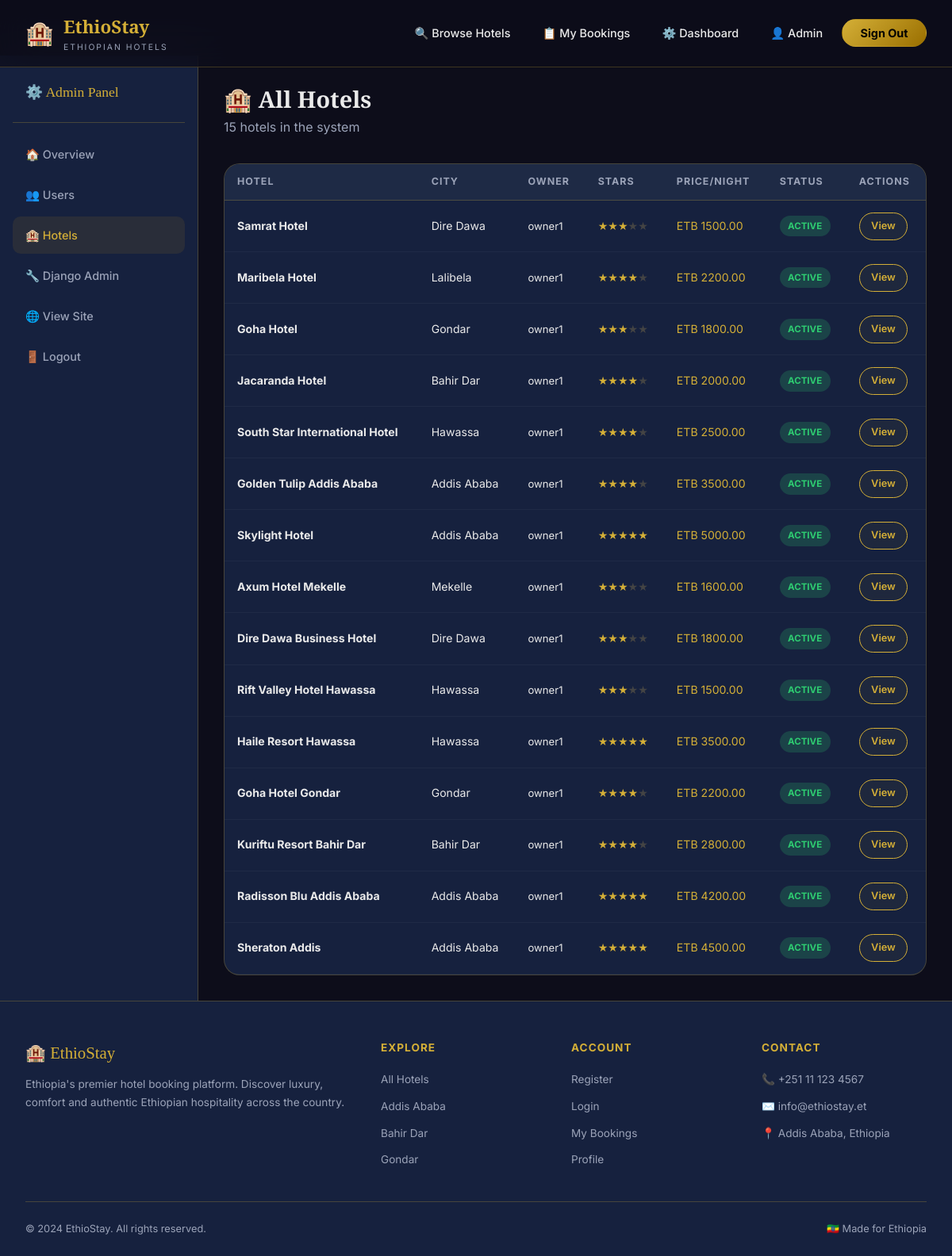
Screenshot of /dashboard/admin/hotels/ (signed in) with the database file from the repository.
### hotels/models.py (models this page shows, shortened)
class Hotel(models.Model):
    STAR_CHOICES = [(i, f'{i} Star') for i in range(1, 6)]
    name = models.CharField(max_length=200)
    city = models.ForeignKey(City, on_delete=models.CASCADE, related_name='hotels')
    address = models.CharField(max_length=300)
    description = models.TextField()
    star_rating = models.IntegerField(choices=STAR_CHOICES, default=3)
    price_per_night = models.DecimalField(max_digits=10, decimal_places=2)
    thumbnail = models.ImageField(upload_to='hotels/', blank=True, null=True)
    owner = models.ForeignKey(User, on_delete=models.CASCADE, related_name='owned_hotels')
    amenities = models.TextField(blank=True, help_text='Comma-separated amenities')
    phone = models.CharField(max_length=20, blank=True)
    email = models.EmailField(blank=True)
    is_active = models.BooleanField(default=True)
    created_at = models.DateTimeField(auto_now_add=True)
    updated_at = models.DateTimeField(auto_now=True)
    class Meta:
        ordering = ['-created_at']

class City(models.Model):
    name = models.CharField(max_length=100)
    description = models.TextField(blank=True)
    image = models.ImageField(upload_to='cities/', blank=True, null=True)
    class Meta:
        verbose_name_plural = 'Cities'
        ordering = ['name']

### dashboard/views.py (the view, shortened to what this page needs)
    def wrapper(request, *args, **kwargs):
        if not request.user.is_authenticated:
            return redirect('login')
        return view_func(request, *args, **kwargs)

### dashboard/views.py (called while the page is built, shortened)
def admin_required(view_func):
    def wrapper(request, *args, **kwargs):
        if not request.user.is_authenticated:
            return redirect('login')
        return view_func(request, *args, **kwargs)
    wrapper.__name__ = view_func.__name__
    return wrapper

@admin_required
def manage_hotels(request):
    hotels = Hotel.objects.select_related('city', 'owner').order_by('-created_at')
    return render(request, 'dashboard/manage_hotels.html', {'hotels': hotels})

### templates/dashboard/manage_hotels.html (shortened to what this page needs)
{% extends 'base.html' %}
{% block content %}
<div class="dash-layout">
  <div class="dash-sidebar">
    <div class="dash-logo">⚙️ Admin Panel</div>
    <nav class="dash-nav">
      <a href="{% url 'admin_dashboard' %}">🏠 Overview</a>
      <a href="{% url 'manage_users' %}">👥 Users</a>
      <a href="{% url 'manage_hotels' %}" class="active">🏨 Hotels</a>
      <a href="/admin/">🔧 Django Admin</a>
      <a href="{% url 'home' %}">🌐 View Site</a>
      <a href="{% url 'logout' %}">🚪 Logout</a>
    </nav>
  </div>
  <div class="dash-main">
    <div style="margin-bottom:2rem;"><h1 style="font-family:'Playfair Display',serif;font-size:1.8rem;">🏨 All Hotels</h1><p style="color:var(--text-muted);">{{ hotels.count }} hotels in the system</p></div>
    <div class="table-card">
      <table class="data-table">
        <thead><tr><th>Hotel</th><th>City</th><th>Owner</th><th>Stars</th><th>Price/Night</th><th>Status</th><th>Actions</th></tr></thead>
        <tbody>
          {% for hotel in hotels %}
          <tr>
            <td><strong>{{ hotel.name }}</strong></td>
            <td>{{ hotel.city.name }}</td>
            <td style="font-size:0.82rem;">{{ hotel.owner.username }}</td>
            <td>{% for i in "12345" %}<span style="color:{% if forloop.counter <= hotel.star_rating %}var(--gold){% else %}#444{% endif %};">★</span>{% endfor %}</td>
            <td style="color:var(--gold);">ETB {{ hotel.price_per_night }}</td>
            <td>{% if hotel.is_active %}<span class="badge badge-confirmed">Active</span>{% else %}<span class="badge badge-cancelled">Inactive</span>{% endif %}</td>
            <td><a href="{% url 'hotel_detail' hotel.pk %}" class="btn btn-outline btn-sm">View</a></td>
          </tr>
          {% empty %}
          <tr><td colspan="7" style="text-align:center;color:var(--text-muted);padding:2rem;">No hotels yet.</td></tr>
          {% endfor %}
        </tbody>
      </table>
    </div>
  </div>
</div>
{% endblock %}

### templates/base.html (shortened to what this page needs)
<!DOCTYPE html>
<html lang="en">
<head>
  {% load static %}
  <link rel="stylesheet" href="{% static 'css/style.css' %}">
</head>
<body>
<nav class="navbar" id="navbar">
  <a href="{% url 'home' %}" class="navbar-brand">
    <span class="logo-icon">🏨</span>
    <div>
      <span class="logo-text">EthioStay</span>
      <span class="logo-sub">Ethiopian Hotels</span>
    </div>
  </a>
  <ul class="navbar-nav">
    <li><a href="{% url 'hotel_list' %}">🔍 Browse Hotels</a></li>
    {% if user.is_authenticated %}
      <li><a href="{% url 'my_bookings' %}">📋 My Bookings</a></li>
      {% if user.is_staff or user.profile.role in 'hotel_owner admin' %}
        <li><a href="{% url 'dashboard' %}">⚙️ Dashboard</a></li>
      {% endif %}
      <li><a href="{% url 'profile' %}">👤 {{ user.first_name|default:user.username }}</a></li>
      <li><a href="{% url 'logout' %}" class="btn-gold">Sign Out</a></li>
    {% else %}
      <li><a href="{% url 'login' %}">Sign In</a></li>
      <li><a href="{% url 'register' %}" class="btn-gold">Get Started</a></li>
    {% endif %}
  </ul>
</nav>
{% block content %}{% endblock %}
<footer>
  <div class="footer-grid">
    <div class="footer-brand">
      <div class="logo-text">🏨 EthioStay</div>
      <p>Ethiopia's premier hotel booking platform. Discover luxury, comfort and authentic Ethiopian hospitality across the country.</p>
    </div>
    <div class="footer-col">
      <h4>Explore</h4>
      <ul>
        <li><a href="{% url 'hotel_list' %}">All Hotels</a></li>
        <li><a href="{% url 'hotel_list' %}?city=1">Addis Ababa</a></li>
        <li><a href="{% url 'hotel_list' %}?city=2">Bahir Dar</a></li>
        <li><a href="{% url 'hotel_list' %}?city=3">Gondar</a></li>
      </ul>
    </div>
    <div class="footer-col">
      <h4>Account</h4>
      <ul>
        <li><a href="{% url 'register' %}">Register</a></li>
        <li><a href="{% url 'login' %}">Login</a></li>
        {% if user.is_authenticated %}
        <li><a href="{% url 'my_bookings' %}">My Bookings</a></li>
        <li><a href="{% url 'profile' %}">Profile</a></li>
        {% endif %}
      </ul>
    </div>
    <div class="footer-col">
      <h4>Contact</h4>
      <ul>
        <li><a href="#">📞 +251 11 123 4567</a></li>
        <li><a href="#">✉️ info@ethiostay.et</a></li>
        <li><a href="#">📍 Addis Ababa, Ethiopia</a></li>
      </ul>
    </div>
  </div>
  <div class="footer-bottom">
    <span>© 2024 EthioStay. All rights reserved.</span>
    <span>🇪🇹 Made for Ethiopia</span>
  </div>
</footer>
</body>
</html>

### rows the page displays
Hotel: name "Samrat Hotel", city.name "Dire Dawa", owner.username "owner1", price_per_night "1500.00", is_active "ACTIVE"
Hotel: name "Maribela Hotel", city.name "Lalibela", owner.username "owner1", price_per_night "2200.00", is_active "ACTIVE"
Hotel: name "Goha Hotel", city.name "Gondar", owner.username "owner1", price_per_night "1800.00", is_active "ACTIVE"
Hotel: name "Jacaranda Hotel", city.name "Bahir Dar", owner.username "owner1", price_per_night "2000.00", is_active "ACTIVE"
Hotel: name "South Star International Hotel", city.name "Hawassa", owner.username "owner1", price_per_night "2500.00", is_active "ACTIVE"
Hotel: name "Golden Tulip Addis Ababa", city.name "Addis Ababa", owner.username "owner1", price_per_night "3500.00", is_active "ACTIVE"
Hotel: name "Skylight Hotel", city.name "Addis Ababa", owner.username "owner1", price_per_night "5000.00", is_active "ACTIVE"
Hotel: name "Axum Hotel Mekelle", city.name "Mekelle", owner.username "owner1", price_per_night "1600.00", is_active "ACTIVE"
Hotel: name "Dire Dawa Business Hotel", city.name "Dire Dawa", owner.username "owner1", price_per_night "1800.00", is_active "ACTIVE"
Hotel: name "Rift Valley Hotel Hawassa", city.name "Hawassa", owner.username "owner1", price_per_night "1500.00", is_active "ACTIVE"
Hotel: name "Haile Resort Hawassa", city.name "Hawassa", owner.username "owner1", price_per_night "3500.00", is_active "ACTIVE"
Hotel: name "Goha Hotel Gondar", city.name "Gondar", owner.username "owner1", price_per_night "2200.00", is_active "ACTIVE"
Hotel: name "Kuriftu Resort Bahir Dar", city.name "Bahir Dar", owner.username "owner1", price_per_night "2800.00", is_active "ACTIVE"
Hotel: name "Radisson Blu Addis Ababa", city.name "Addis Ababa", owner.username "owner1", price_per_night "4200.00", is_active "ACTIVE"
Hotel: name "Sheraton Addis", city.name "Addis Ababa", owner.username "owner1", price_per_night "4500.00", is_active "ACTIVE"

### other values shown
{{ user.first_name|default:user.username }} "Admin"
{{ hotels.count }} "15"
